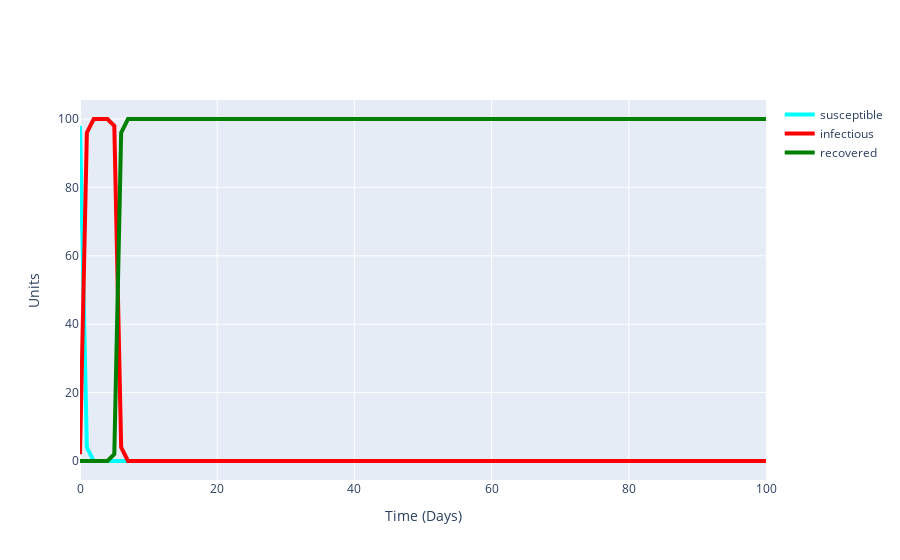

Notebook code for this chart:
### Markdown cell above
## Plotting how the total number of each infection state evolves over time (average over all simulations)

### Code cell
average_node_count = np.mean(np.asarray(compiled_node_count),axis=0)

fig = go.Figure()
fig.add_trace(go.Scatter(x=np.arange(0,len(average_node_count)), y=[v[0] for v in average_node_count],
                    mode='lines', name='susceptible', line=dict(color='aqua', width=4)))
fig.add_trace(go.Scatter(x=np.arange(0,len(average_node_count)), y=[v[1] for v in average_node_count],
                    mode='lines', name='infectious', line=dict(color='red', width=4)))
fig.add_trace(go.Scatter(x=np.arange(0,len(average_node_count)), y=[v[2] for v in average_node_count],
                    mode='lines', name='recovered', line=dict(color='green', width=4)))
fig.update_layout(xaxis_title='Time (Days)', yaxis_title='Units')
fig.show()

### Figure 1 — Plotly figure (JSON) as saved in the notebook; plotly's stock layout.template omitted (floating-point values rounded to 4 significant figures)
{"data": [{"line": {"color": "aqua", "width": 4}, "mode": "lines", "name": "susceptible", "type": "scatter", "x": [0, 1, 2, 3, 4, 5, 6, 7, 8, 9, 10, 11, 12, 13, 14, 15, 16, 17, 18, 19, 20, 21, 22, 23, 24, 25, 26, 27, 28, 29, 30, 31, 32, 33, 34, 35, 36, 37, 38, 39, 40, 41, 42, 43, 44, 45, 46, 47, 48, 49, 50, 51, 52, 53, 54, 55, 56, 57, 58, 59, 60, 61, 62, 63, 64, 65, 66, 67, 68, 69, 70, 71, 72, 73, 74, 75, 76, 77, 78, 79, 80, 81, 82, 83, 84, 85, 86, 87, 88, 89, 90, 91, 92, 93, 94, 95, 96, 97, 98, 99, 100], "y": [98, 4, 0, 0, 0, 0, 0, 0, 0, 0, 0, 0, 0, 0, 0, 0, 0, 0, 0, 0, 0, 0, 0, 0, 0, 0, 0, 0, 0, 0, 0, 0, 0, 0, 0, 0, 0, 0, 0, 0, 0, 0, 0, 0, 0, 0, 0, 0, 0, 0, 0, 0, 0, 0, 0, 0, 0, 0, 0, 0, 0, 0, 0, 0, 0, 0, 0, 0, 0, 0, 0, 0, 0, 0, 0, 0, 0, 0, 0, 0, 0, 0, 0, 0, 0, 0, 0, 0, 0, 0, 0, 0, 0, 0, 0, 0, 0, 0, 0, 0, 0]}, {"line": {"color": "red", "width": 4}, "mode": "lines", "name": "infectious", "type": "scatter", "x": [0, 1, 2, 3, 4, 5, 6, 7, 8, 9, 10, 11, 12, 13, 14, 15, 16, 17, 18, 19, 20, 21, 22, 23, 24, 25, 26, 27, 28, 29, 30, 31, 32, 33, 34, 35, 36, 37, 38, 39, 40, 41, 42, 43, 44, 45, 46, 47, 48, 49, 50, 51, 52, 53, 54, 55, 56, 57, 58, 59, 60, 61, 62, 63, 64, 65, 66, 67, 68, 69, 70, 71, 72, 73, 74, 75, 76, 77, 78, 79, 80, 81, 82, 83, 84, 85, 86, 87, 88, 89, 90, 91, 92, 93, 94, 95, 96, 97, 98, 99, 100], "y": [2, 96, 100, 100, 100, 98, 4, 0, 0, 0, 0, 0, 0, 0, 0, 0, 0, 0, 0, 0, 0, 0, 0, 0, 0, 0, 0, 0, 0, 0, 0, 0, 0, 0, 0, 0, 0, 0, 0, 0, 0, 0, 0, 0, 0, 0, 0, 0, 0, 0, 0, 0, 0, 0, 0, 0, 0, 0, 0, 0, 0, 0, 0, 0, 0, 0, 0, 0, 0, 0, 0, 0, 0, 0, 0, 0, 0, 0, 0, 0, 0, 0, 0, 0, 0, 0, 0, 0, 0, 0, 0, 0, 0, 0, 0, 0, 0, 0, 0, 0, 0]}, {"line": {"color": "green", "width": 4}, "mode": "lines", "name": "recovered", "type": "scatter", "x": [0, 1, 2, 3, 4, 5, 6, 7, 8, 9, 10, 11, 12, 13, 14, 15, 16, 17, 18, 19, 20, 21, 22, 23, 24, 25, 26, 27, 28, 29, 30, 31, 32, 33, 34, 35, 36, 37, 38, 39, 40, 41, 42, 43, 44, 45, 46, 47, 48, 49, 50, 51, 52, 53, 54, 55, 56, 57, 58, 59, 60, 61, 62, 63, 64, 65, 66, 67, 68, 69, 70, 71, 72, 73, 74, 75, 76, 77, 78, 79, 80, 81, 82, 83, 84, 85, 86, 87, 88, 89, 90, 91, 92, 93, 94, 95, 96, 97, 98, 99, 100], "y": [0, 0, 0, 0, 0, 2, 96, 100, 100, 100, 100, 100, 100, 100, 100, 100, 100, 100, 100, 100, 100, 100, 100, 100, 100, 100, 100, 100, 100, 100, 100, 100, 100, 100, 100, 100, 100, 100, 100, 100, 100, 100, 100, 100, 100, 100, 100, 100, 100, 100, 100, 100, 100, 100, 100, 100, 100, 100, 100, 100, 100, 100, 100, 100, 100, 100, 100, 100, 100, 100, 100, 100, 100, 100, 100, 100, 100, 100, 100, 100, 100, 100, 100, 100, 100, 100, 100, 100, 100, 100, 100, 100, 100, 100, 100, 100, 100, 100, 100, 100, 100]}], "layout": {"xaxis": {"title": {"text": "Time (Days)"}}, "yaxis": {"title": {"text": "Units"}}}}
